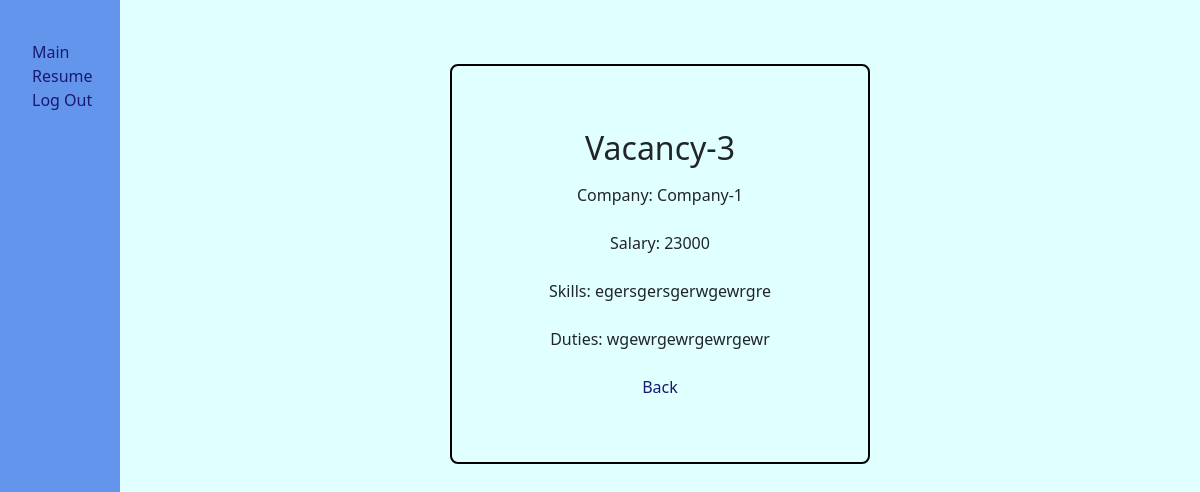
Page /vacancy_app/3/ on the committed database.
### main/models.py (models this page shows, shortened)
class Vacancy(models.Model):
    user = models.ForeignKey(User, on_delete=models.DO_NOTHING)
    name = models.CharField(max_length=255)
    company = models.CharField(max_length=255)
    salary = models.PositiveIntegerField()
    skills = models.TextField()
    duty = models.TextField()
    email = models.EmailField()
    slug = models.CharField(max_length=255, unique=True, null=True, blank=True)

### main/views.py (the view)
# urls.py: path('vacancy_app/<int:pk>/', VacancyDetailApp.as_view(), name='vacancy_app'),
class VacancyDetailApp(DetailView):
    model = Vacancy
    template_name = 'applicant/vacancy_detail_applicant.html'
    context_object_name = 'vacancy'

### main/templates/applicant/vacancy_detail_applicant.html (shortened to what this page needs)
{% extends 'extends/side.html' %}
{% block content %}
    <div class="detail">
        <h2>{{ vacancy.name }}</h2>
        <p>Company: {{ vacancy.company }}</p>
        <p>Salary: {{ vacancy.salary }}</p>
        <p>Skills: {{ vacancy.skills }}</p>
        <p>Duties: {{ vacancy.duty }}</p>
        <a href="javascript:void(0);" onclick="goBack()">Back</a>
    </div>
{% endblock %}

### static/style.css (style rules this page uses)
body { background-color: lightcyan; display: flex; }
a { gap: 2px; color: midnightblue; text-decoration: none; }
.detail { display: flex; flex-direction: column; width: 35vw; height: 50vh; align-items: center; margin: 8vh auto; border: 2px solid black; border-radius: 8px; gap: 8px; padding: 20px; justify-content: center; }

### rows in the picture
Vacancy: name "Vacancy-3", company "Company-1", salary "23000", skills "egersgersgerwgewrgre", duty "wgewrgewrgewrgewr"
